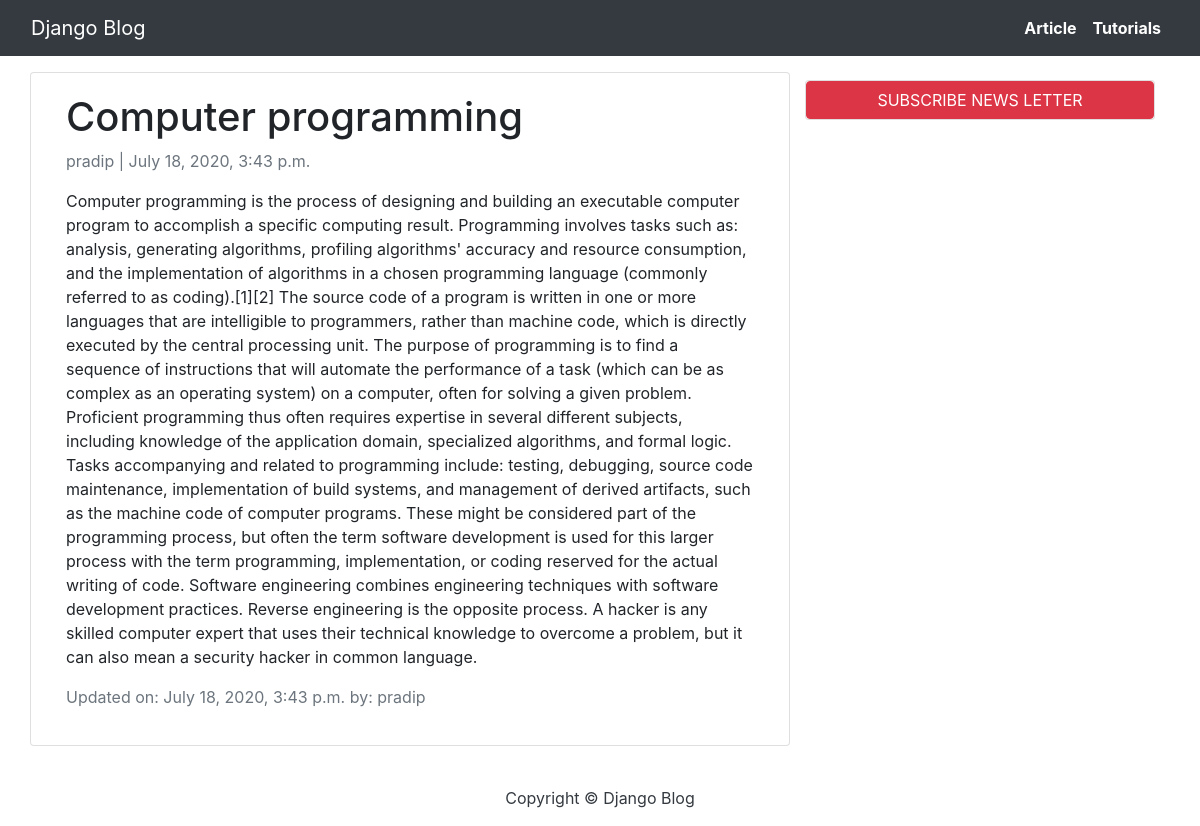
Screenshot of /computer-programming/ with the database file from the repository.
### blog/models.py (models this page shows, shortened)
class Post(models.Model):
    title = models.CharField(max_length=200, unique=True)
    slug = models.SlugField(max_length=200, unique=True)
    author = models.ForeignKey(User, on_delete= models.CASCADE,related_name='blog_posts')
    updated_on = models.DateTimeField(auto_now= True)
    content = models.TextField()
    created_on = models.DateTimeField(auto_now_add=True)
    status = models.IntegerField(choices=STATUS, default=0)
    class Meta:
        ordering = ['-created_on']

### blog/views.py (the view)
# urls.py: path('<slug:slug>/', views.PostDetail.as_view(), name='post_detail'),
class PostDetail(generic.DetailView):
    model = Post
    template_name = 'post_detail.html'

### templates/post_detail.html
{% extends 'base.html' %}
{% block content %}
<div class="container">
  <div class="row">
    <div class="col-md-8 card mb-4  mt-3 left  top">
      <div class="card-body">
        <h1>{% block title %} {{ object.title }} {% endblock title %}</h1>
        <p class=" text-muted">{{ post.author }} | {{ post.created_on }}</p>
        <p class="card-text ">{{ object.content | safe }}</p>
        <p class=" text-muted">Updated on: {{post.updated_on}} by: <span>{{post.author}}</span></p>
      </div>
    </div>
    {% block sidebar %} {% include 'sidebar.html' %} {% endblock sidebar %}
  </div>
</div>
{% endblock content %}

### rows the page displays
Post: title "Computer programming", author "pradip", created_on "July 18, 2020, 3:43 p.m.", content "Computer programming is the process of designing and building an executable computer program to accomplish a specific computing result. Programming involves tasks such as: analysis, generating algorithms, profiling algorithms' accuracy and resource consumption, and the implementation of algorithms in a chosen programming language (commonly referred to as coding).[1][2] The source code of a program is written in one or more languages that are intelligible to programmers, rather than machine code, which is directly executed by the central processing unit. The purpose of programming is to find a sequence of instructions that will automate the performance of a task (which can be as complex as…", updated_on "July 18, 2020, 3:43 p.m."
